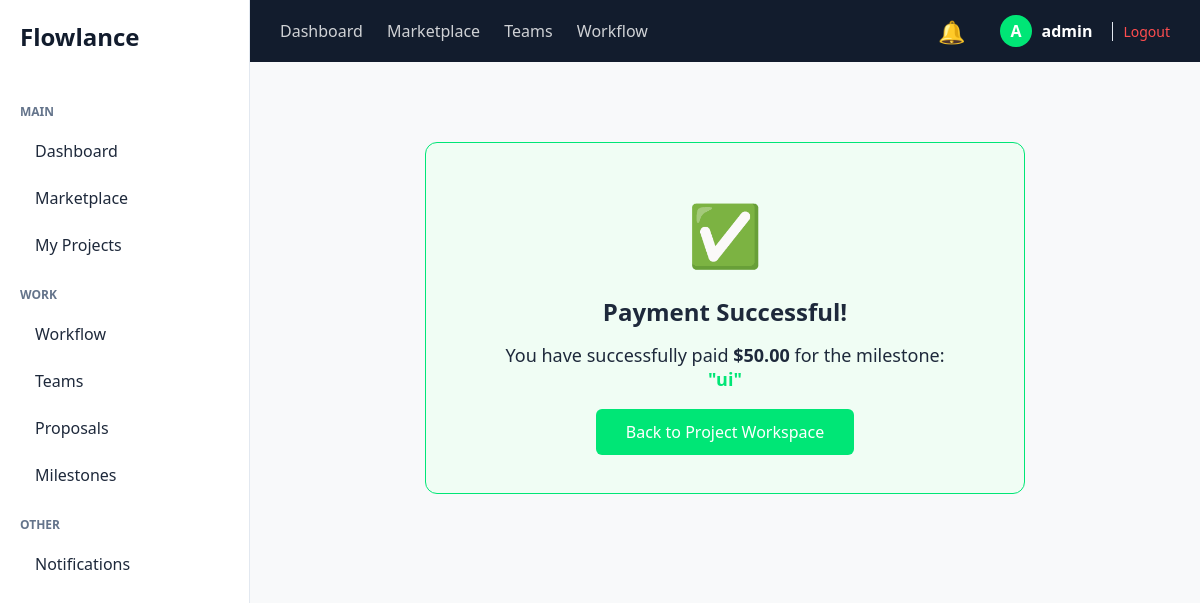
The app's page /milestone/1/payment-success/ (signed in) with its own data.
### apps/users/models.py (models this page shows, shortened)
class User(AbstractUser):
    ROLE_CHOICES = (
        ('CLIENT', 'Client'),
        ('FREELANCER', 'Freelancer'),
        ('TEAM_LEADER', 'Team Leader'),
        ('TEAM_MEMBER', 'Team Member'),
    )
    role = models.CharField(max_length=20, choices=ROLE_CHOICES, default='CLIENT')
    profile_picture = models.ImageField(upload_to='profiles/', null=True, blank=True)
    bio = models.TextField(blank=True, null=True)
    skills = models.CharField(max_length=255, blank=True, null=True)

### apps/projects/models.py (models this page shows)
class Milestone(models.Model):
    project = models.ForeignKey(Project, on_delete=models.CASCADE, related_name='milestones')
    title = models.CharField(max_length=255)
    amount = models.DecimalField(max_digits=10, decimal_places=2)
    due_date = models.DateField()
    status = models.CharField(max_length=20, choices=(('PENDING', 'Pending'), ('PAID', 'Paid')), default='PENDING')

### apps/projects/views.py (the view)
# urls.py: path('milestone/<int:milestone_id>/payment-success/', views.payment_success_view, name='payment_success'),
@login_required(login_url='users:login')
def payment_success_view(request, milestone_id):
    milestone = get_object_or_404(Milestone, id=milestone_id)
    if milestone.status != 'PAID':
        pay_milestone(milestone_id) # الدالة اللي في services.py بتحدث الحالة وتبعت إشعار
    return render(request, 'projects/payment_success.html', {'milestone': milestone})

### apps/projects/context_processors.py (called while the page is built)
def notifications_processor(request):
    user = request.user if request.user.is_authenticated else User.objects.first()
    if user:
        unread_count = Notification.objects.filter(user=user, is_read=False).count()
        return {'unread_notifications_count': unread_count}
    return {'unread_notifications_count': 0}

### templates/projects/payment_success.html
{% extends 'base.html' %}
{% block content %}
<div class="project-card" style="text-align: center; padding: 50px; max-width: 600px; margin: 50px auto; background-color: #f0fdf4; border: 1px solid var(--primary-green);">
    <h1 style="color: var(--primary-green); font-size: 60px; margin-bottom: 20px;">✅</h1>
    <h2 style="margin-bottom: 15px;">Payment Successful!</h2>
    <p style="font-size: 18px; margin-bottom: 30px; color: var(--text-dark);">
        You have successfully paid <strong>${{ milestone.amount }}</strong> for the milestone: <br>
        <strong style="color: var(--primary-green);">"{{ milestone.title }}"</strong>
    </p>
    <a href="{% url 'projects:project_detail' milestone.project.id %}" class="btn-primary" style="padding: 12px 30px; font-size: 16px; text-decoration: none;">Back to Project Workspace</a>
</div>
{% endblock %}

### templates/base.html (shortened to what this page needs)
<!DOCTYPE html>
<html lang="en" dir="ltr">
<head>
    {% load static %}
    <link rel="stylesheet" href="{% static 'css/style.css' %}">
</head>
<body>
    <div class="app-container">
        <aside class="sidebar">
            <div class="logo">
                <h2>Flowlance</h2>
            </div>
            <nav class="sidebar-menu">
                <p class="menu-label">MAIN</p>
                <a href="{% url 'projects:dashboard' %}">Dashboard</a>
                <a href="{% url 'projects:marketplace' %}">Marketplace</a>
                <a href="#">My Projects</a>
                <p class="menu-label">WORK</p>
                <a href="#">Workflow</a>
                <a href="{% url 'projects:teams' %}">Teams</a>
                <a href="#">Proposals</a>
                <a href="#">Milestones</a>
                <p class="menu-label">OTHER</p>
                <a href="{% url 'projects:notifications_list' %}">Notifications</a>
            </nav>
        </aside>
        <div class="main-content">
            <header class="top-navbar">
                <div class="nav-links">
                    <a href="{% url 'projects:dashboard' %}">Dashboard</a>
                    <a href="{% url 'projects:marketplace' %}">Marketplace</a>
                    <a href="{% url 'projects:teams' %}">Teams</a>
                    <a href="#">Workflow</a>
                </div>
                <div class="user-actions">
                    <a href="{% url 'projects:notifications_list' %}" style="position: relative; text-decoration: none; margin-right: 15px;">
                        <span class="notification-icon" style="font-size: 22px;">🔔</span>
                    </a>
                    <div class="user-profile" style="display: flex; align-items: center; gap: 10px;">
                        <span class="avatar">{{ request.user.username|make_list|first|upper }}</span>
                        <span class="username" style="font-weight: bold;">{{ request.user.username }}</span>
                        <a href="{% url 'users:logout' %}" style="color: #ff4d4f; text-decoration: none; font-size: 14px; margin-left: 10px; border-left: 1px solid var(--border-color); padding-left: 10px;">Logout</a>
                    </div>
                </div>
            </header>
            <main class="page-content">
                {% block content %}
                {% endblock %}
            </main>
        </div>
    </div>
</body>
</html>

### static/css/style.css (style rules this page uses)
:root { --bg-dark: #121c2d; --bg-light: #f8f9fa; --white: #ffffff; --primary-green: #00e676; --text-dark: #1e293b; --text-muted: #64748b; --border-color: #e2e8f0; }
* { margin: 0; padding: 0; box-sizing: border-box; font-family: 'Segoe UI', Tahoma, Geneva, Verdana, sans-serif; }
body { background-color: var(--bg-light); color: var(--text-dark); }
.app-container { display: flex; height: 100vh; }
.sidebar { width: 250px; background-color: var(--white); border-right: 1px solid var(--border-color); padding: 20px; display: flex; flex-direction: column; }
.logo h2 { color: var(--bg-dark); font-weight: 800; margin-bottom: 30px; }
.menu-label { font-size: 12px; color: var(--text-muted); margin-top: 20px; margin-bottom: 10px; text-transform: uppercase; font-weight: bold; }
.sidebar-menu a { text-decoration: none; color: var(--text-dark); display: block; padding: 10px 15px; margin-bottom: 5px; border-radius: 8px; transition: 0.3s; }
.main-content { flex: 1; display: flex; flex-direction: column; }
.top-navbar { background-color: var(--bg-dark); color: var(--white); padding: 15px 30px; display: flex; justify-content: space-between; align-items: center; }
.nav-links a { color: var(--white); text-decoration: none; margin-right: 20px; opacity: 0.8; }
.user-actions { display: flex; align-items: center; gap: 20px; }
.avatar { background-color: var(--primary-green); color: var(--white); border-radius: 50%; padding: 5px 10px; font-weight: bold; }
.page-content { padding: 30px; overflow-y: auto; }
.project-card { background-color: var(--white); border: 1px solid var(--border-color); border-radius: 12px; padding: 25px; margin-bottom: 20px; }
.btn-primary { background-color: var(--primary-green); color: var(--white); border: none; padding: 8px 16px; border-radius: 6px; cursor: pointer; }

### records on screen
User: user.username|make_list "A", user.username "admin"
Milestone: amount "50.00", title "ui"
